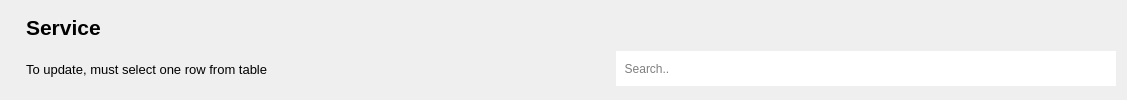
               <widget class="QWidget" name="category_label_widget" native="true">
                <property name="sizePolicy">
                 <sizepolicy hsizetype="Expanding" vsizetype="Fixed">
                  <horstretch>0</horstretch>
                  <verstretch>0</verstretch>
                 </sizepolicy>
                </property>
                <property name="minimumSize">
                 <size>
                  <width>0</width>
                  <height>100</height>
                 </size>
                </property>
                <property name="maximumSize">
                 <size>
                  <width>16777215</width>
                  <height>100</height>
                 </size>
                </property>
                <layout class="QVBoxLayout" name="verticalLayout_34">
                 <property name="leftMargin">
                  <number>26</number>
                 </property>
                 <item>
                  <layout class="QHBoxLayout" name="horizontalLayout_39">
                   <item>
                    <widget class="QLabel" name="label_27">
                     <property name="font">
                      <font>
                       <pointsize>16</pointsize>
                       <weight>75</weight>
                       <bold>true</bold>
                      </font>
                     </property>
                     <property name="text">
                      <string>Service</string>
                     </property>
                    </widget>
                   </item>
                   <item>
                    <spacer name="horizontalSpacer_23">
                     <property name="orientation">
                      <enum>Qt::Horizontal</enum>
                     </property>
                     <property name="sizeHint" stdset="0">
                      <size>
                       <width>1015</width>
                       <height>20</height>
                      </size>
                     </property>
                    </spacer>
                   </item>
                   <item>
                    <layout class="QHBoxLayout" name="horizontalLayout_40"/>
                   </item>
                  </layout>
                 </item>
                 <item>
                  <layout class="QHBoxLayout" name="horizontalLayout_62">
                   <item>
                    <widget class="QLabel" name="label_39">
                     <property name="font">
                      <font>
                       <pointsize>10</pointsize>
                      </font>
                     </property>
                     <property name="text">
                      <string>To update, must select one row from table</string>
                     </property>
                    </widget>
                   </item>
                   <item>
                    <spacer name="horizontalSpacer_4">
                     <property name="orientation">
                      <enum>Qt::Horizontal</enum>
                     </property>
                     <property name="sizeHint" stdset="0">
                      <size>
                       <width>194</width>
                       <height>20</height>
                      </size>
                     </property>
                    </spacer>
                   </item>
                   <item>
                    <widget class="QPushButton" name="search_category">
                     <property name="enabled">
                      <bool>false</bool>
                     </property>
                     <property name="minimumSize">
                      <size>
                       <width>40</width>
                       <height>40</height>
                      </size>
                     </property>
                     <property name="maximumSize">
                      <size>
                       <width>40</width>
                       <height>40</height>
                      </size>
                     </property>
                     <property name="cursor">
                      <cursorShape>ArrowCursor</cursorShape>
                     </property>
                     <property name="text">
                      <string/>
                     </property>
                     <property name="icon">
                      <iconset resource="resource.qrc">
                       <normaloff>:/icon/icon/search-13-48.ico</normaloff>:/icon/icon/search-13-48.ico</iconset>
                     </property>
                     <property name="checkable">
                      <bool>false</bool>
                     </property>
                     <property name="flat">
                      <bool>true</bool>
                     </property>
                    </widget>
                   </item>
                   <item>
                    <widget class="QLineEdit" name="edit_search_category">
                     <property name="enabled">
                      <bool>true</bool>
                     </property>
                     <property name="sizePolicy">
                      <sizepolicy hsizetype="Fixed" vsizetype="Fixed">
                       <horstretch>0</horstretch>
                       <verstretch>0</verstretch>
                      </sizepolicy>
                     </property>
                     <property name="minimumSize">
                      <size>
                       <width>500</width>
                       <height>35</height>
                      </size>
                     </property>
                     <property name="maximumSize">
                      <size>
                       <width>16777215</width>
                       <height>35</height>
                      </size>
                     </property>
                     <property name="font">
                      <font>
                       <pointsize>9</pointsize>
                      </font>
                     </property>
                     <property name="cursor">
                      <cursorShape>IBeamCursor</cursorShape>
                     </property>
                     <property name="frame">
                      <bool>false</bool>
                     </property>
                     <property name="placeholderText">
                      <string>  Search..</string>
                     </property>
                     <property name="clearButtonEnabled">
                      <bool>false</bool>
                     </property>
                    </widget>
                   </item>
                  </layout>
                 </item>
                </layout>
               </widget>
